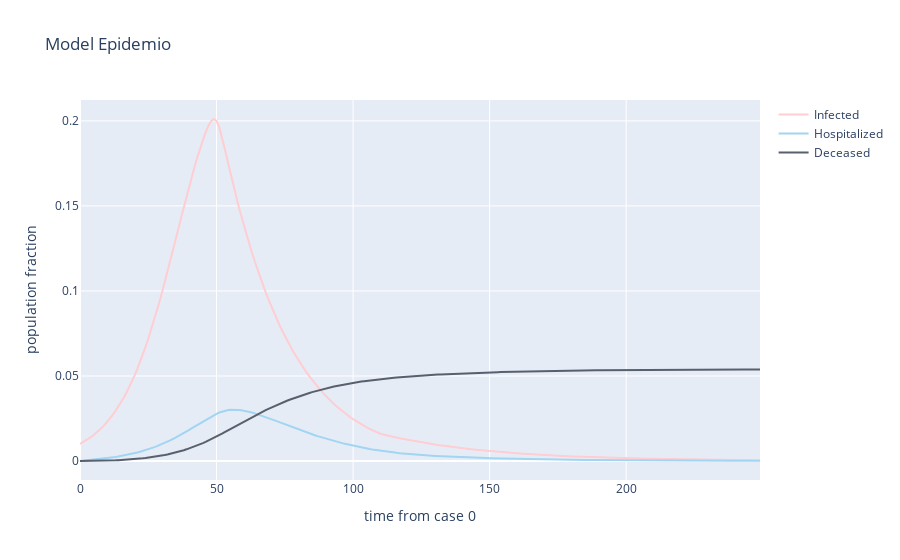
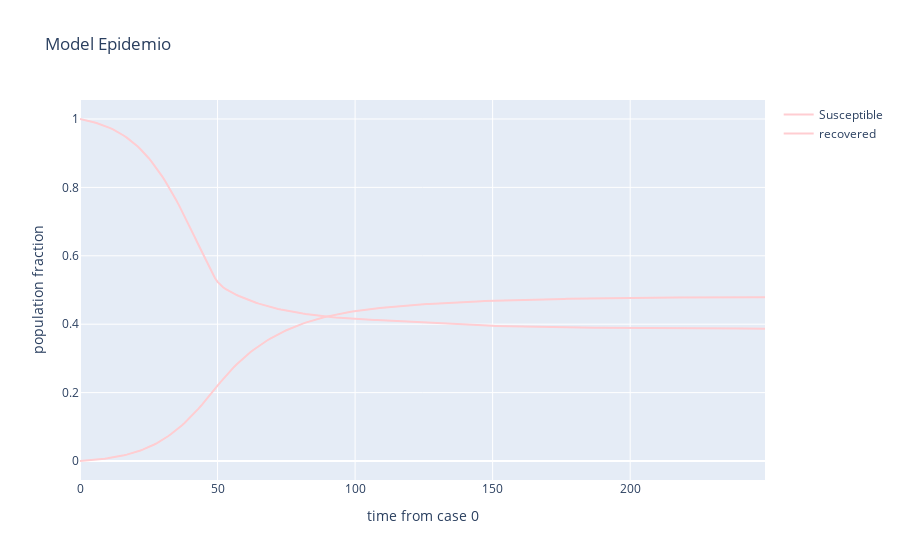

Notebook source saved alongside these figures, in order:
### Code cell
Susceptible= go.Scatter(x=list(t),
                      y=list(y_synt_s[:,3]),
                      name='Susceptible',
                      mode='lines',
                      marker=dict(color='#ffcdd2'))
Infected = go.Scatter(x=list(t),
                      y=list(y_synt_s[:,0]),
                      name='Infected',
                      mode='lines',
                      marker=dict(color='#ffcdd2'))
Recovered = go.Scatter(x=list(t),
                      y=list(y_synt_s[:,4]),
                      name='recovered',
                      mode='lines',
                      marker=dict(color='#ffcdd1'))
Hospitalized = go.Scatter(x=list(t),
                          y=list(y_synt_s[:,1]),
                          name="Hospitalized",
                          mode='lines',
                          marker=dict(color='#A2D5F2'))
Deceased = go.Scatter(x=list(t),
                      y=list(y_synt_s[:,2]),
                      name="Deceased",
                      mode='lines',
                      marker=dict(color='#59606D'))
layout = go.Layout(title="Model Epidemio",
                    xaxis=dict(title="time from case 0"),
                    yaxis=dict(title="population fraction"))
data = [Infected, Hospitalized, Deceased]
fig = go.Figure(data=data, layout=layout)
fig.show()
data = [Susceptible,Recovered]
fig = go.Figure(data=data, layout=layout)
fig.show()

### Figure 1 — Plotly figure (JSON) as saved in the notebook; plotly's stock layout.template omitted (floating-point values rounded to 4 significant figures; data arrays with more than 128 entries replaced by an {"elided": "..."} marker saying what was removed)
{"data": [{"marker": {"color": "#ffcdd2"}, "mode": "lines", "name": "Infected", "type": "scatter", "x": {"elided": "250 int values"}, "y": {"elided": "250 float values"}}, {"marker": {"color": "#A2D5F2"}, "mode": "lines", "name": "Hospitalized", "type": "scatter", "x": {"elided": "250 int values"}, "y": {"elided": "250 float values"}}, {"marker": {"color": "#59606D"}, "mode": "lines", "name": "Deceased", "type": "scatter", "x": {"elided": "250 int values"}, "y": {"elided": "250 float values"}}], "layout": {"title": {"text": "Model Epidemio"}, "xaxis": {"title": {"text": "time from case 0"}}, "yaxis": {"title": {"text": "population fraction"}}}}

### Figure 2 — Plotly figure (JSON) as saved in the notebook; plotly's stock layout.template omitted (floating-point values rounded to 4 significant figures; data arrays with more than 128 entries replaced by an {"elided": "..."} marker saying what was removed)
{"data": [{"marker": {"color": "#ffcdd2"}, "mode": "lines", "name": "Susceptible", "type": "scatter", "x": {"elided": "250 int values"}, "y": {"elided": "250 float values"}}, {"marker": {"color": "#ffcdd1"}, "mode": "lines", "name": "recovered", "type": "scatter", "x": {"elided": "250 int values"}, "y": {"elided": "250 float values"}}], "layout": {"title": {"text": "Model Epidemio"}, "xaxis": {"title": {"text": "time from case 0"}}, "yaxis": {"title": {"text": "population fraction"}}}}
